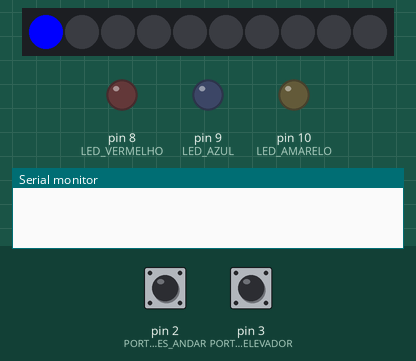
This sketch was run on a simulated Arduino Uno, built with avr-gcc and run on an emulated ATmega328P. On the bench: 10 RGB LEDs in strip order, left to right, output pins drawn as LEDs (lit = HIGH), the last lines printed to the serial monitor. The test bench sets the inputs (shaded band); at power-on: pin 3 (PORTA_INTERRUPCAO_BOTOES_ELEVADOR) HIGH, pin 2 (PORTA_INTERRUPCAO_BOTOES_ANDAR) HIGH.

Above: at 0.1 s.
At 1.6 s:
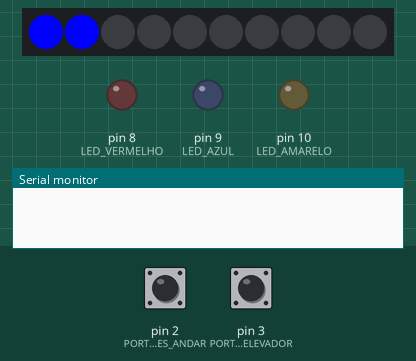
1.7 s: pin 3 (PORTA_INTERRUPCAO_BOTOES_ELEVADOR) pulled LOW for 0.15 s
At 20.3 s:
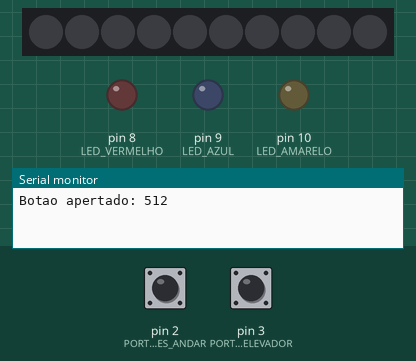
Timing chart, 0 to 42.5 s (numbered marks = the images above; inputs shaded):
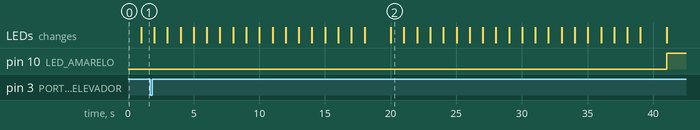

The sketch:

elevadorBackup.ino
```cpp
// Strip
#include <Adafruit_NeoPixel.h>
const byte PIN_STRIP = 7;  // input pin Neopixel is attached to
const byte NUMPIXELS = 10; // number of neopixels in Ring
Adafruit_NeoPixel pixels = Adafruit_NeoPixel(NUMPIXELS, PIN_STRIP, NEO_GRB + NEO_KHZ800);
bool subindo = false;
bool descendo = false;

int delayval = 200; // timing delay

int redColor = 0;
int greenColor = 0;
int blueColor = 255;

// Floor button
const byte PORTA_INTERRUPCAO_BOTOES_ANDAR = 2;

// Elevator button
const byte PORTA_INTERRUPCAO_BOTOES_ELEVADOR = 3;

// LEDS
const byte LED_VERMELHO = 8;
const byte LED_AZUL = 9;
const byte LED_AMARELO = 10;

bool operante = false;
bool porta_aberta = false;
bool emergencia = false;

int counter = 1;

void ligue(int porta) {
  digitalWrite(porta, HIGH);
}

void desligue(int porta) {
  digitalWrite(porta, LOW);
}


//-----------------------------------------------------------------
// função para tratamento da interrupção gerada pelo botão do andar

void int_botao_floor() {
  int codigo = analogRead(A5);
  switch (codigo) {
    case 40:
      Serial.println("Terreo subindo");
      break;
    case 77:
      Serial.println("1o andar subindo");
      break;
    case 112:
      Serial.println("2o andar subindo");
      break;
    case 144:
      Serial.println("3o andar subindo");
      break;
    case 173:
      Serial.println("4o andar subindo");
      break;
    case 201:
      Serial.println("5o andar subindo");
      break;
    case 227:
      Serial.println("6o andar subindo");
      break;
    case 252:
      Serial.println("7o andar subindo");
      break;
    case 275:
      Serial.println("8o andar subindo");
      break;
    case 296:
      Serial.println("1o andar descendo");
      break;
    case 317:
      Serial.println("2o andar descendo");
      break;
    case 336:
      Serial.println("3o andar descendo");
      break;
    case 355:
      Serial.println("4o andar descendo");
      break;
    case 372:
      Serial.println("5o andar descendo");
      break;
    case 388:
      Serial.println("6o andar descendo");
      break;
    case 404:
      Serial.println("7o andar descendo");
      break;
    case 419:
      Serial.println("8o andar descendo");
      break;
    case 433:
      Serial.println("9o andar descendo");
      break;
  }
}

//--------------------------------------------------------------------
// função para tratamento da interrupção gerada pelo botão do elevador

void int_botao_elevador() {
  Serial.print("Botao apertado: ");
  int codigo = analogRead(A0);
  Serial.println(codigo);

 switch (codigo) {
    case 40:
      Serial.println("Terreo subindo");
      break;
    case 77:
      Serial.println("1o andar");
      break;
    case 112:
      Serial.println("2o andar");
      break;
    case 144:
      Serial.println("3o andar");
      break;
    case 173:
      Serial.println("4o andar");
      break;
    case 201:
      Serial.println("5o andar");
      break;
    case 227:
      Serial.println("6o andar");
      break;
    case 252:
      Serial.println("7o andar");
      break;
    case 275:
      Serial.println("8o andar");
      break;
    case 296:
      Serial.println("9o andar");
      break;
    case 317:
      Serial.println("PORTA");
      break;
    case 336:
      Serial.println("ON");
      break;
    case 355:
      Serial.println("OFF");
      break;
    case 372:
      Serial.println("EMERGENCIA");
      break;
  }
}

//--------------------------------------------------------

void setup() {
  Serial.begin(9600);

  pixels.begin(); // Initializes the NeoPixel library.

  pinMode(PORTA_INTERRUPCAO_BOTOES_ANDAR, INPUT_PULLUP);
  attachInterrupt(digitalPinToInterrupt(PORTA_INTERRUPCAO_BOTOES_ANDAR), int_botao_floor, FALLING);

  pinMode(PORTA_INTERRUPCAO_BOTOES_ELEVADOR, INPUT_PULLUP);
  attachInterrupt(digitalPinToInterrupt(PORTA_INTERRUPCAO_BOTOES_ELEVADOR), int_botao_elevador, FALLING);

  pinMode(LED_VERMELHO, OUTPUT);
  pinMode(LED_AMARELO , OUTPUT);
  pinMode(LED_AZUL, OUTPUT);
}

//--------------------------------------------------------

void loop() {
  subindo = true;

  if(subindo) {
    for(int i = 0; i < NUMPIXELS; i++){
      pixels.setPixelColor(i, pixels.Color(redColor, greenColor, blueColor)); // Moderately bright green color.
      pixels.show(); // This sends the updated pixel color to the hardware.
        delay(1000);
        pixels.setPixelColor(i+1, pixels.Color(redColor, greenColor, blueColor));
        pixels.show();
        delay(1000);
        pixels.setPixelColor(i,0,0,0);
    pixels.show();
    }
    descendo = true;
    subindo = false;
  }
  delay(1000);

  if(descendo) {
    for(int i = 9; i != -1; i--){
      pixels.setPixelColor(i, pixels.Color(redColor, greenColor, blueColor)); // Moderately bright green color.
      pixels.show(); // This sends the updated pixel color to the hardware.
        delay(1000);
        pixels.setPixelColor(i-1, pixels.Color(redColor, greenColor, blueColor));
        pixels.show();
        delay(1000);
        pixels.setPixelColor(i,0,0,0);
    pixels.show();
    }
    descendo = false;
    subindo = true;
  }

  operante = true;
  emergencia = false;
  porta_aberta = false;
  if(counter%3== 0){
  	porta_aberta = true;
  }
  if(counter%5 == 0) {
  	emergencia = true;
  }
  if(counter%10 == 0) {
  	operante = false;
  }
  if(operante) {
  	ligue(LED_AMARELO);
  }
  if(operante == false) {
  	desligue(LED_AMARELO);
  }
  if(porta_aberta) {
  	ligue(LED_AZUL);
  }
  if(porta_aberta == false) {
  	desligue(LED_AZUL);
  }
  if(emergencia) {
  	ligue(LED_VERMELHO);
    desligue(LED_AMARELO);
    desligue(LED_AZUL);
  }
  if(emergencia == false) {
  	desligue(LED_VERMELHO);
  }
  counter++;
  delay(3000);
}
```
